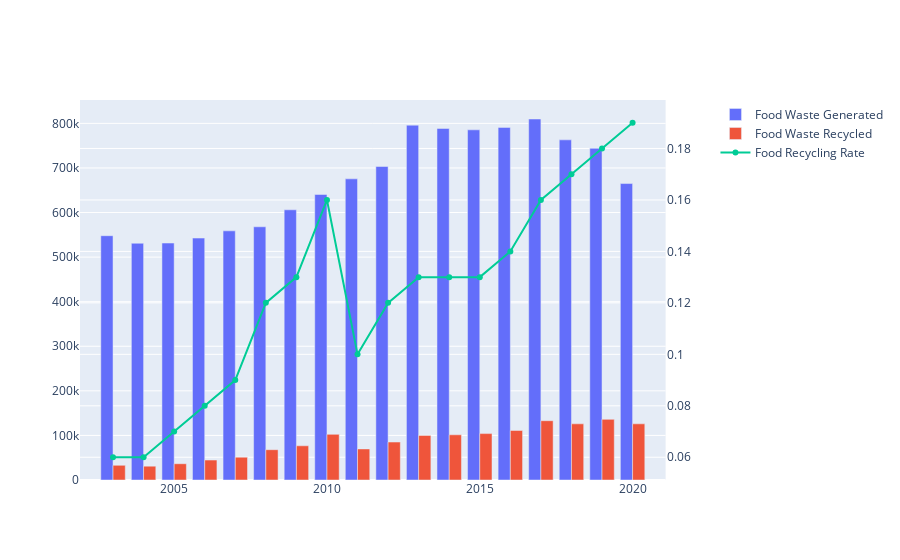

Notebook cell for this chart:
### Code cell
fig = go.Figure()

fig= make_subplots(specs=[[{'secondary_y': True}]])

fig.add_trace(
    go.Bar(
        x=df_food['year'],
        y=df_food['total_waste_generated_tonne'],
        name='Food Waste Generated',
    )
)
fig.add_trace(
    go.Bar(
        x=df_food['year'],
        y=df_food['total_waste_recycled_tonne'],
        name='Food Waste Recycled',
    )
)

fig.add_trace(
    go.Line(
        x=df_food['year'],
        y=df_food['recycling_rate'],
        name='Food Recycling Rate',
    ),
    secondary_y=True
)

fig.show()

### Figure 1 — Plotly figure (JSON) as saved in the notebook; plotly's stock layout.template omitted (floating-point values rounded to 4 significant figures)
{"data": [{"name": "Food Waste Generated", "type": "bar", "x": [2003, 2004, 2005, 2006, 2007, 2008, 2009, 2010, 2011, 2012, 2013, 2014, 2015, 2016, 2017, 2018, 2019, 2020], "y": [548000, 531100, 531500, 542700, 558900, 568000, 606100, 640500, 675500, 703200, 796000, 788600, 785500, 791000, 809800, 763000, 744000, 665000]}, {"name": "Food Waste Recycled", "type": "bar", "x": [2003, 2004, 2005, 2006, 2007, 2008, 2009, 2010, 2011, 2012, 2013, 2014, 2015, 2016, 2017, 2018, 2019, 2020], "y": [32900, 31100, 36500, 44700, 51200, 68000, 76700, 102400, 69700, 85100, 100000, 101400, 104100, 111100, 133000, 126000, 136000, 126000]}, {"name": "Food Recycling Rate", "type": "scatter", "x": [2003, 2004, 2005, 2006, 2007, 2008, 2009, 2010, 2011, 2012, 2013, 2014, 2015, 2016, 2017, 2018, 2019, 2020], "xaxis": "x", "y": [0.06, 0.06, 0.07, 0.08, 0.09, 0.12, 0.13, 0.16, 0.1, 0.12, 0.13, 0.13, 0.13, 0.14, 0.16, 0.17, 0.18, 0.19], "yaxis": "y2"}], "layout": {"xaxis": {"anchor": "y", "domain": [0, 0.94]}, "yaxis": {"anchor": "x", "domain": [0, 1]}, "yaxis2": {"anchor": "x", "overlaying": "y", "side": "right"}}}
